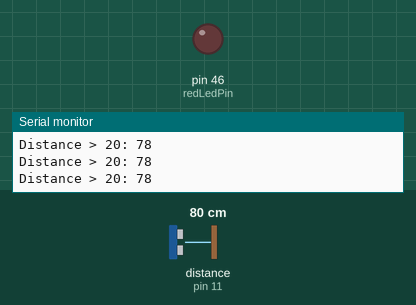
This sketch was run on a simulated Arduino Mega 2560, built with avr-gcc and run on an emulated ATmega2560. Shown: output pins drawn as LEDs (lit = HIGH), the last lines printed to the serial monitor. Wiring (inferred from the names in the program): ultrasonic range finder: trigger pin 2; echo pin 11. Dashed ring = blinking. Inputs (shaded band) come from the test bench; at power-on: distance to the obstacle (sensor on pin 11) 80 cm. The echo pulse lasts 58.3 µs per cm; pins used as bus, display or sensor lines are not drawn.

Above: at 1.2 s.
1.3 s: distance to the obstacle (sensor on pin 11) set to 23 cm
2.8 s: distance to the obstacle (sensor on pin 11) set to 18 cm
At 3.7 s:
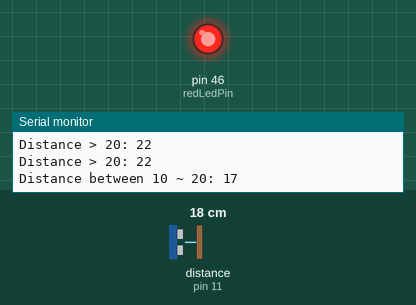
5.8 s: distance to the obstacle (sensor on pin 11) set to 12 cm
7.5 s: distance to the obstacle (sensor on pin 11) set to 9 cm
10.5 s: distance to the obstacle (sensor on pin 11) set to 35 cm
At 11.7 s:
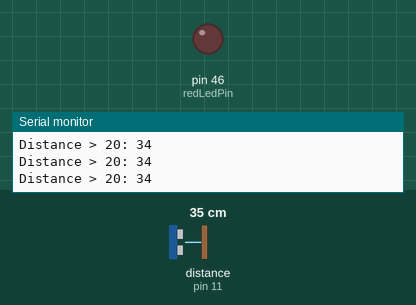
12.0 s: distance to the obstacle (sensor on pin 11) set to 17 cm
At 12.8 s:
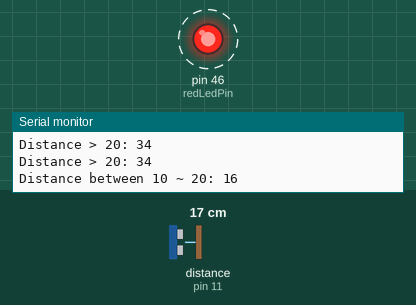
Timing chart, 0 to 16.0 s (numbered marks = the images above; inputs shaded):
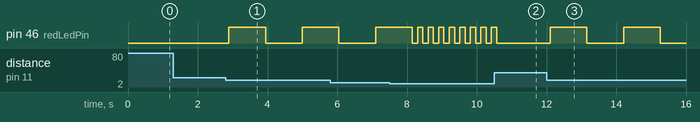

Measured:
- the behaviour switches between 21 and 20 cm on distance to the obstacle (sensor on pin 11) (found by bisection; images 0 and 1)
- after the input at 2.8 s, pin 46 (redLedPin): LOW → HIGH after 0.09 s, → LOW 1.1 s later, → HIGH 1.1 s later
- after the input at 10.5 s, pin 46 (redLedPin): goes on until 10.6 s, then stays LOW
- after the input at 12.0 s, pin 46 (redLedPin): alternates HIGH for 1.1 s and LOW for 1.1 s, starting after 0.10 s

The sketch:

ultrasonic.ino
```cpp
//   系所：資科工碩一 | 學號：312551105  | 姓名：羅羽軒
// (1)超過20 公分時，不亮燈。
// (2)10 ~ 20 公分時，低速閃爍LED 。
// (3)低於10 公分時，高速閃爍LED 。

const int trigPin = 2;
const int echoPin = 11;
const int redLedPin = 46;

const int SECOND = 1000;
const int HIGH_BLINK_INTERVAL = 0.1 * SECOND;
const int LOW_BLINK_INTERVAL = 1 * SECOND;
int redLedState = LOW;

int Duration;
int Distance;

void setup() {
  Serial.begin(9600);
  pinMode(trigPin, OUTPUT);
  pinMode(echoPin, INPUT);
  pinMode(redLedPin, OUTPUT);
}

void ledBlinkWithIntervalAndContinueTime(int interval, int continueTime) {
  for (int i = 0; i < continueTime; i += interval) {
    if (redLedState == HIGH) {
      redLedState = LOW;
    } else {
      redLedState = HIGH;
    }
    digitalWrite(redLedPin, redLedState);
    delay(interval);
  }
}

void printDistanceInfo() {
  if (Distance < 10) {
    Serial.print("Distance < 10: ");
  } else if (Distance < 20) {
    Serial.print("Distance between 10 ~ 20: ");
  } else {
    Serial.print("Distance > 20: ");
  }
  Serial.println(Distance);
}

void loop() {
  digitalWrite(trigPin, LOW);
  delayMicroseconds(2);
  digitalWrite(trigPin, HIGH);  // 發射超音波
  delayMicroseconds(10);
  digitalWrite(trigPin, LOW);
  Duration = pulseIn(echoPin, HIGH);  // 超音波發射到接收的時間
  Distance = Duration * 0.034 / 2;    // 計算距離 (cm)
  delay(50);  // delay 50ms => 避免和第二個波重疊
  printDistanceInfo();

  if (Distance < 10) {
    // blink with interval 0.1s for 3 seconds
    ledBlinkWithIntervalAndContinueTime(HIGH_BLINK_INTERVAL, 3);
  } else if (Distance < 20) {
    // blink with interval 1s for 3 seconds
    ledBlinkWithIntervalAndContinueTime(LOW_BLINK_INTERVAL, 3);
  } else {
    // turn off led
    if (redLedState != LOW) {
      redLedState = LOW;
      digitalWrite(redLedPin, redLedState);
    }
  }
}
```
